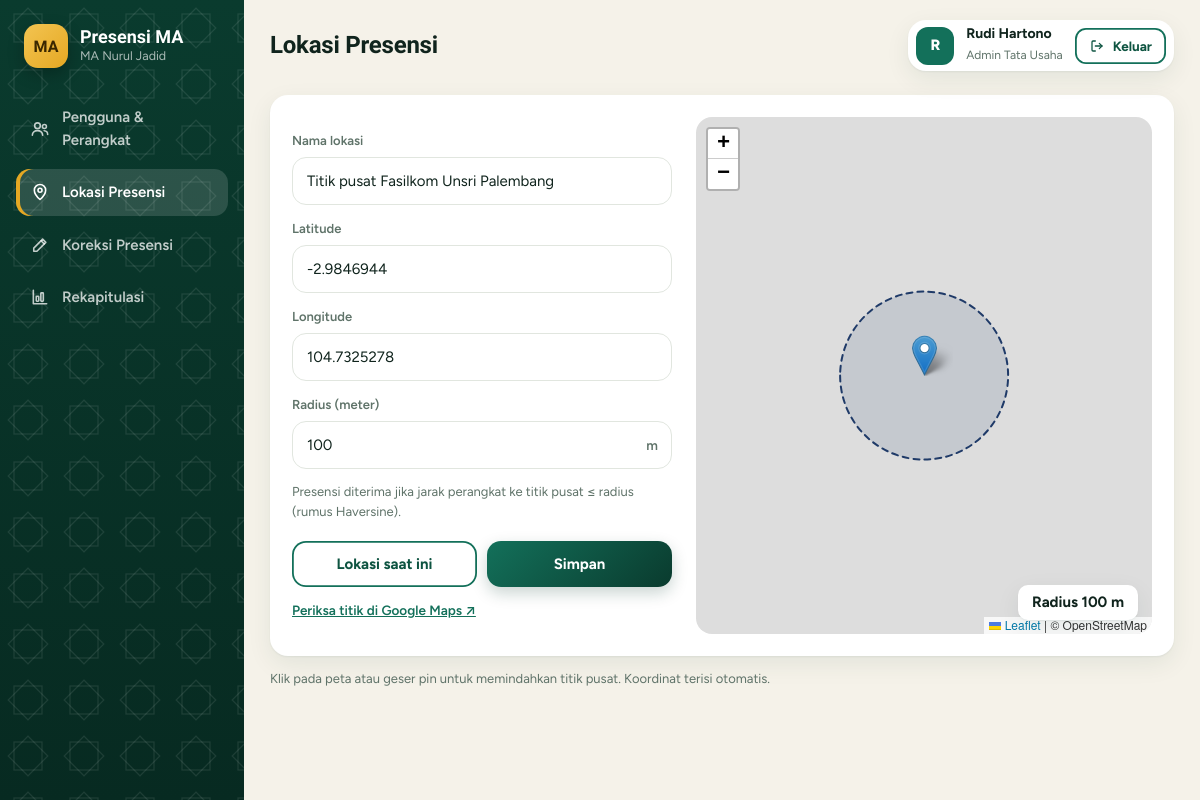
/admin/lokasi.php (signed in), run on the app's committed database.
### tables this page shows
CREATE TABLE pengguna (
  id_pengguna      INT UNSIGNED AUTO_INCREMENT PRIMARY KEY,
  nip              VARCHAR(30)  NOT NULL UNIQUE,
  nama             VARCHAR(100) NOT NULL,
  kata_sandi_hash  VARCHAR(255) NOT NULL,
  peran            ENUM('guru','tendik','admin','kepala') NOT NULL,
  aktif            TINYINT(1)   NOT NULL DEFAULT 1,
  dibuat_pada      DATETIME     NOT NULL DEFAULT CURRENT_TIMESTAMP
);

CREATE TABLE lokasi (
  id_lokasi    INT UNSIGNED AUTO_INCREMENT PRIMARY KEY,
  nama_lokasi  VARCHAR(100)  NOT NULL,
  latitude     DECIMAL(10,7) NOT NULL,
  longitude    DECIMAL(10,7) NOT NULL,
  radius_meter INT UNSIGNED  NOT NULL DEFAULT 100,
  aktif        TINYINT(1)    NOT NULL DEFAULT 1
);

### includes/bootstrap.php (called while the page is built, shortened)
<?php
function db(): PDO {
    static $pdo = null;
    if ($pdo === null) {
        $pdo = new PDO(
            'mysql:host=' . DB_HOST . ';dbname=' . DB_NAME . ';charset=utf8mb4',
            DB_USER, DB_PASS,
            [
                PDO::ATTR_ERRMODE            => PDO::ERRMODE_EXCEPTION,
                PDO::ATTR_DEFAULT_FETCH_MODE => PDO::FETCH_ASSOC,
                PDO::ATTR_EMULATE_PREPARES   => false,
            ]
        );
        $pdo->exec("SET time_zone = '" . date('P') . "'");
    }
    return $pdo;
}
require_once __DIR__ . '/helpers.php';
require_once __DIR__ . '/auth.php';

### includes/auth.php (called while the page is built, shortened)
<?php
function user(): ?array { return $_SESSION['user'] ?? null; }
function user_fresh(): ?array {
    $u = user();
    $st = db()->prepare('SELECT id_pengguna, nip, nama, peran, aktif FROM pengguna WHERE id_pengguna = ?');
    $st->execute([$u['id']]);
    return $_SESSION['user'];
}
function require_role(array $roles): array {
    $u = user_fresh();
    return $u;
}

### admin/lokasi.php (the view, shortened to what this page needs)
<?php
require_once __DIR__ . '/../includes/bootstrap.php';
require_once __DIR__ . '/../includes/layout.php';
$admin = require_role(['admin']);
$lok = lokasi_aktif();
p_head('Lokasi Presensi', 'lokasi', $admin);
$v = fn($k, $d = '') => e($lok[$k] ?? $d);
?>
<div class="loc-grid">
  <form method="post" class="loc-form" autocomplete="off">
    <label>Nama lokasi</label>
    <input class="input" name="nama" value="<?= $v('nama_lokasi', 'Titik pusat ' . APP_SCHOOL) ?>" required>
    <label>Latitude</label>
    <input class="input" id="lat" name="latitude" inputmode="decimal" value="<?= $v('latitude') ?>" placeholder="-7.7xxxxx" required>
    <label>Longitude</label>
    <input class="input" id="lng" name="longitude" inputmode="decimal" value="<?= $v('longitude') ?>" placeholder="113.5xxxxx" required>
    <label>Radius (meter)</label>
    <div class="pw"><input class="input" id="rad" name="radius" type="number" min="10" max="5000" value="<?= $v('radius_meter', 100) ?>" required><span class="unit">m</span></div>
    <p class="muted small">Presensi diterima jika jarak perangkat ke titik pusat ≤ radius (rumus Haversine).</p>
    <div class="btn-row">
      <button type="button" class="btn btn-line" id="btnGps">Lokasi saat ini</button>
      <button class="btn btn-primary">Simpan</button>
    </div>
    <?php if ($lok): ?><p class="small"><a class="small-link" target="_blank" rel="noopener" href="https://www.google.com/maps?q=<?= e($lok['latitude']) ?>,<?= e($lok['longitude']) ?>">Periksa titik di Google Maps ↗</a></p><?php endif; ?>
  </form>
  <div class="map-prev">
    <div id="amap"></div>
    <span class="map-label" id="radLabel">Radius <?= $v('radius_meter', 100) ?> m</span>
  </div>
</div>
<p class="muted small">Klik pada peta atau geser pin untuk memindahkan titik pusat. Koordinat terisi otomatis.</p>
<link rel="stylesheet" href="https://cdnjs.cloudflare.com/ajax/libs/leaflet/1.9.4/leaflet.css">
<?php p_foot(); ?>

### includes/layout.php (shortened to what this page needs)
<?php
function head_common(string $title, string $theme = '#0a3b2e'): void { ?>
<link rel="stylesheet" href="<?= e(url('assets/css/app.css')) ?>?v=3">
<?php }
function m_head(string $title): void { ?>
<?php }
function p_head(string $title, string $aktif, array $u): void {
    $menu = [
        'pengguna' => ['Pengguna & Perangkat', 'admin/pengguna.php',      ['admin'],           'users'],
        'lokasi'   => ['Lokasi Presensi',      'admin/lokasi.php',        ['admin'],           'pin'],
        'koreksi'  => ['Koreksi Presensi',     'admin/koreksi.php',       ['admin'],           'edit'],
        'rekap'    => ['Rekapitulasi',         'admin/rekapitulasi.php',  ['admin', 'kepala'], 'chart'],
    ]; ?>
<!doctype html>
<html lang="id">
<head>
<?php head_common($title); ?>
</head>
<body class="panel">
<aside class="side">
  <div class="brand"><span class="logo">MA</span><div><b><?= e(APP_NAME) ?></b><small><?= e(APP_SCHOOL) ?></small></div></div>
  <nav>
    <?php foreach ($menu as $k => [$label, $path, $roles, $ic]): if (!in_array($u['peran'], $roles, true)) continue; ?>
      <a href="<?= e(url($path)) ?>" class="<?= $aktif === $k ? 'on' : '' ?>"><?= icon($ic, 20) ?><span><?= e($label) ?></span></a>
    <?php endforeach; ?>
  </nav>
</aside>
<main class="main">
  <header class="topbar">
    <h1><?= e($title) ?></h1>
    <div class="who">
      <span class="av av-0"><?= e(mb_strtoupper(mb_substr($u['nama'], 0, 1))) ?></span>
      <div class="who-t"><b><?= e($u['nama']) ?></b><small><?= e(NAMA_PERAN[$u['peran']]) ?></small></div>
      <form method="post" action="<?= e(url('admin/logout.php')) ?>"><?= csrf_field() ?><button class="btn btn-sm btn-line" title="Keluar"><?= icon('logout', 16) ?> Keluar</button></form>
    </div>
  </header>
  <section class="content">
<?php }
function p_foot(string $script = ''): void { ?>
  </section>
</main>
</body>
</html>
<?php }

### assets/css/app.css (style rules this page uses)
:root { --g950:#072a21; --g900:#0a3b2e; --g800:#0e5441; --g700:#13705a; --g600:#198a6e; --g100:#d9f0e6; --g50:#eef8f3; --gold:#e5a823; --gold-l:#f3c451; --gold-d:#9a6a07; --gold-bg:#fcefcf; --blue:#1f6f8b; --blue-bg:#d9eef5; --red:#c0432e; --red-bg:#fae3dd; --ink:#10241d; --muted:#5f7369; --line:#e1e6df; --bg:#f5f2e9; --card:#fff; --soft:#eef2ec; --font:"Figtree",system-ui,-apple-system,"Segoe UI",Roboto,Arial,sans-serif; --display:"Bricolage Grotesque","Figtree",system-ui,sans-serif; --r:18px; --shadow:0 1px 2px rgba(10,59,46,.06),0 8px 24px rgba(10,59,46,.08); }
* { box-sizing:border-box }
html { -webkit-text-size-adjust:100% }
body { margin:0;font:15px/1.5 var(--font);color:var(--ink);background:var(--bg) }
h1,h2,h3 { margin:0 0 8px;line-height:1.2;font-family:var(--display);letter-spacing:-.01em }
h1 { font-size:24px;font-weight:800 }
a { color:var(--g700) }
.muted { color:var(--muted) }
.small { font-size:13px }
.small-link { font-size:13.5px;color:var(--g700);font-weight:600 }
.btn { display:inline-flex;align-items:center;justify-content:center;gap:8px;padding:11px 20px;border-radius:14px;border:0; background:linear-gradient(135deg,var(--g700),var(--g900));color:#fff;font:700 15px var(--font);cursor:pointer;text-decoration:none;min-height:46px; box-shadow:0 6px 16px rgba(10,59,46,.22);transition:transform .12s,box-shadow .12s,filter .12s }
.btn-line,.btn-ghost { background:#fff;color:var(--g800);box-shadow:inset 0 0 0 1.8px var(--g700) }
.btn-sm { padding:7px 14px;min-height:36px;font-size:13.5px;border-radius:11px;box-shadow:none }
.input { width:100%;padding:12px 14px;border:1.8px solid var(--line);border-radius:14px;font:inherit;background:#fff;color:var(--ink);transition:border-color .15s,box-shadow .15s }
label { display:block;margin:14px 0 6px;font-size:13px;color:var(--muted);font-weight:600 }
.av { display:inline-flex;align-items:center;justify-content:center;width:38px;height:38px;border-radius:12px;font-weight:800;font-size:15px;flex:none;color:#fff;background:var(--g700) }
.pw { position:relative }
.pw .input { padding-right:70px }
.pw-toggle,.unit { position:absolute;right:14px;top:50%;transform:translateY(-50%);background:none;border:0;color:var(--g700);font:600 13.5px var(--font);cursor:pointer }
.unit { pointer-events:none;color:var(--muted) }
body.panel { display:flex;min-height:100vh }
.side { width:244px;flex:none;background:var(--pattern),linear-gradient(180deg,var(--g900),var(--g950));color:#fff;padding:24px 16px;display:flex;flex-direction:column;position:sticky;top:0;height:100vh }
.brand { display:flex;align-items:center;gap:12px;padding:0 8px 26px }
.brand b { display:block;font:800 18px var(--display) }
.brand small { display:block;opacity:.65;font-size:12.5px }
.logo { background:linear-gradient(135deg,var(--gold-l),var(--gold));color:#3a2700;border-radius:14px;width:44px;height:44px;display:inline-flex;align-items:center;justify-content:center;font:800 16px var(--display);flex:none;box-shadow:0 6px 16px rgba(0,0,0,.25) }
.side nav a { display:flex;align-items:center;gap:12px;padding:12px 14px;margin-bottom:6px;border-radius:14px;color:rgba(255,255,255,.75);text-decoration:none;font-weight:600;transition:background .15s,color .15s }
.side nav a.on { background:rgba(255,255,255,.14);color:#fff;box-shadow:inset 4px 0 0 var(--gold) }
.main { flex:1;min-width:0 }
.topbar { display:flex;justify-content:space-between;align-items:center;padding:20px 26px;gap:12px;flex-wrap:wrap }
.topbar h1 { margin:0 }
.who { display:flex;align-items:center;gap:12px;background:#fff;padding:6px 8px 6px 8px;border-radius:18px;box-shadow:var(--shadow) }
.who-t b { display:block;font-size:14px;line-height:1.2 }
.who-t small { color:var(--muted);font-size:12px }
.who form { margin:0 }
.content { padding:4px 26px 48px }
.btn-row { display:flex;gap:10px;margin-top:20px }
.btn-row .btn { flex:1 }
.loc-grid { display:grid;grid-template-columns:minmax(260px,380px) 1fr;gap:24px;align-items:stretch;background:#fff;padding:22px;border-radius:var(--r);box-shadow:var(--shadow) }
.map-prev { position:relative;border-radius:16px;overflow:hidden;min-height:340px;isolation:isolate }
.map-label { position:absolute;right:14px;bottom:14px;background:#fff;border-radius:10px;padding:6px 14px;font-weight:700;z-index:500;box-shadow:var(--shadow) }
#amap { position:absolute;inset:0;isolation:isolate }
.btn-line.btn-sm { box-shadow:inset 0 0 0 1.8px var(--g700) }

### data on the page
pengguna: nama "R", nama "Rudi Hartono", peran "Admin Tata Usaha"
lokasi: nama "Titik pusat Fasilkom Unsri Palembang", latitude "-2.9846944", longitude "104.7325278", radius "100", radius_meter "100"

### other printed values
APP_NAME "Presensi MA"
APP_SCHOOL "MA Nurul Jadid"
$label "Pengguna & Perangkat"
$label "Lokasi Presensi"
$label "Koreksi Presensi"
$label "Rekapitulasi"
$title "Lokasi Presensi"
